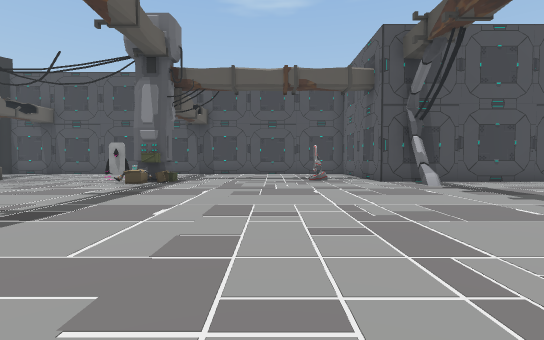
[1] (above)

16 first-person views from a walk through a Unity game level. The camera is 1.4 m above the floor, tilts 2° down and sees 85° across. The floor is counted in squares, 2 m on a side. Each view is taken from the middle of a square. On the plan, view 1 faces up. The plan holds only what a view shows up to about 10 squares ahead; the rest is blank. The player is left out.

[2]
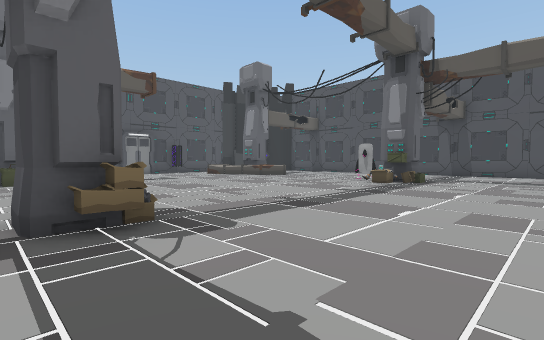

[3]
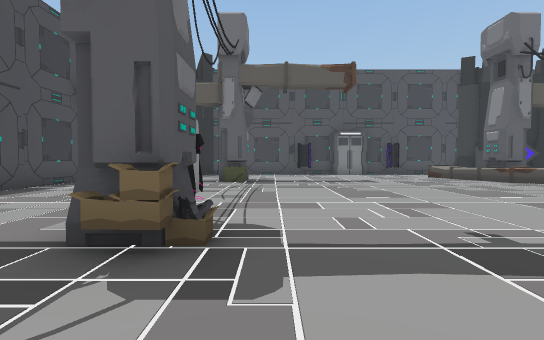

[4]
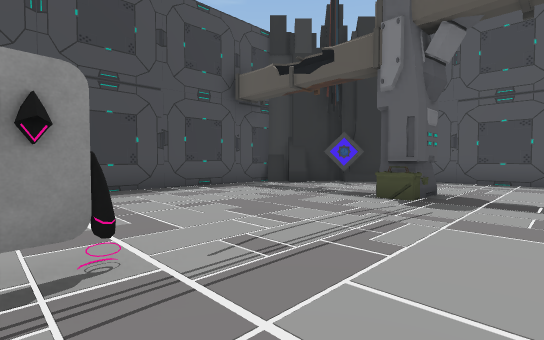

[5]
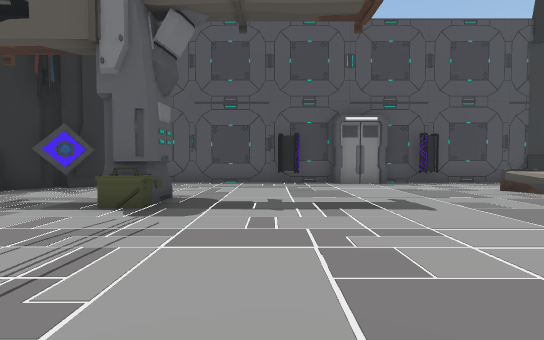

[6]
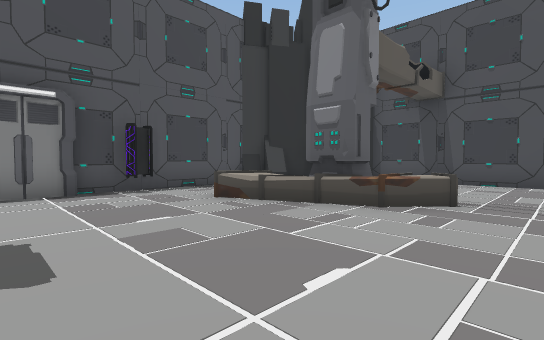

[7]
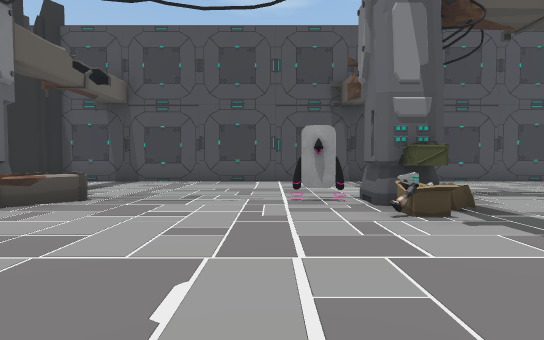

[8]
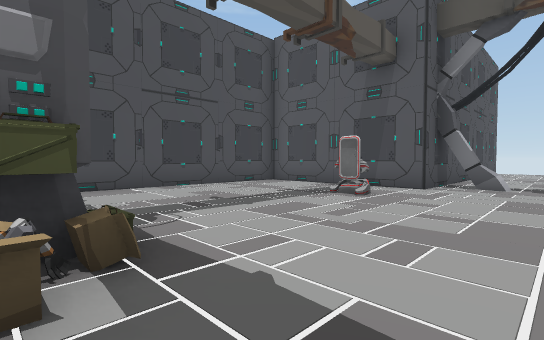

[9]
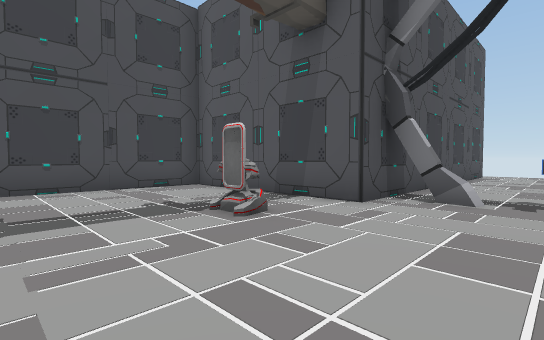

[10]
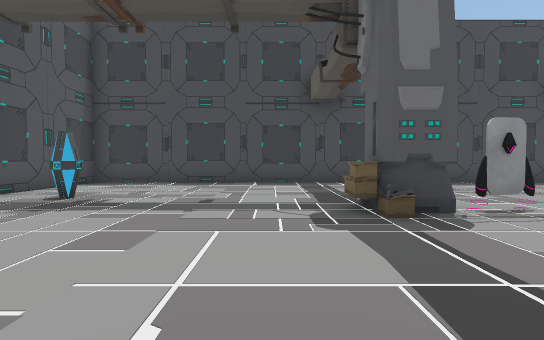

[11]
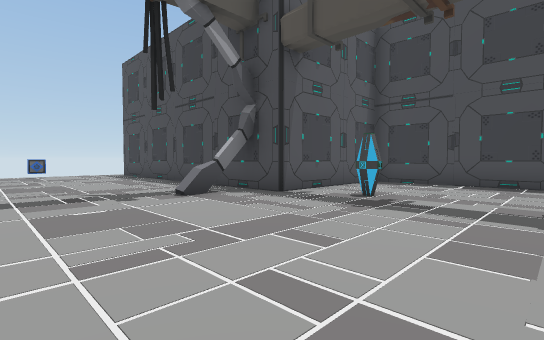

[12]
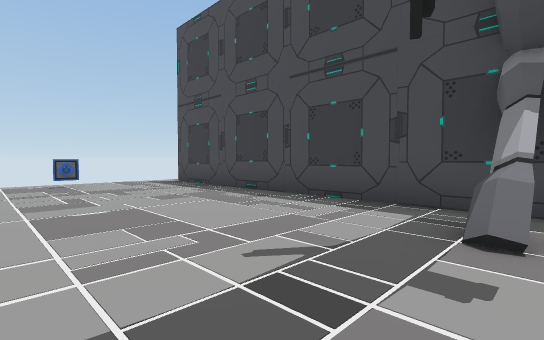

[13]
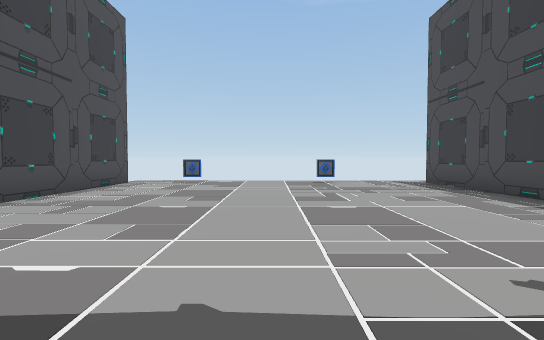

[14]
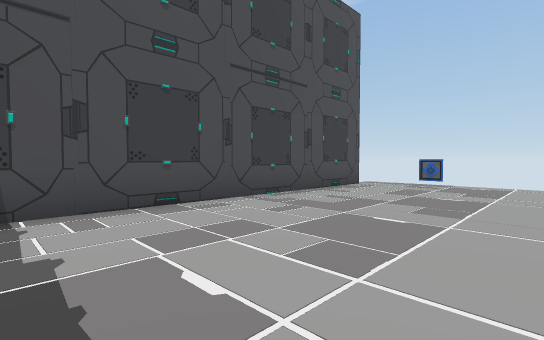

[15]
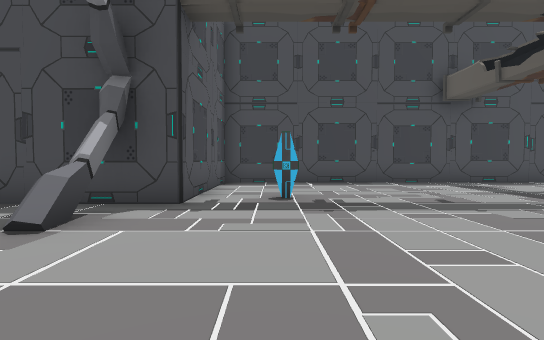

[16]
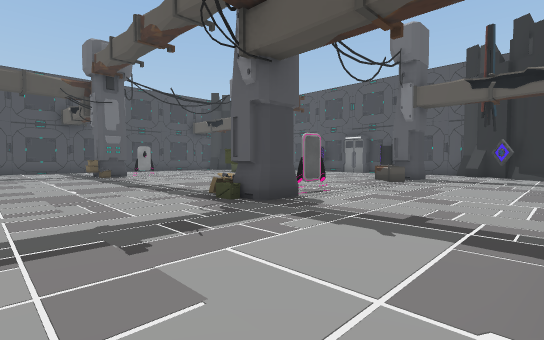

### Floor plan
Points are (right, up) in squares from view 1. A wall is a line through its corners. A room is listed if a view was taken in it or the views show most of it. See-through windows are left out.
Room 1 (views 1, 2, 3, 4, 5, 6, 7, 8, 9, 10, 11, 12, 13, 14, 15, 16)
walls: (-3.4, 9.4) (-4.4, 9.4); (-3.4, 9.5) (-4.4, 9.5) (-4.4, 10.4) (-3.4, 10.4) (-3.4, 9.5); (4.3, 2.1) (4.7, 1.7); (4.2, 1.5) (4.6, 1.1); (4.4, 0.8) (4.2, 2.1); (-10.6, 9.4) (-11.5, 9.4); (-10.6, 10.4) (-10.6, 9.5) (-11.4, 9.5); (-11.5, 1.2) (-10.6, 1.2) (-10.6, 0.3); (-14.8, 6.4) (-14.8, 4.9); (-15, 4.9) (-15, -0.2); (-12.5, -2.8) (-12, -3.4); (-12.2, -3.6) (-11.7, -4.1) (3.4, -4.1) (3.4, 0.3) (13.1, 0.3); (-12.4, -3.6) (-11.9, -4.1); (-13.3, -2.4) (-12.3, -3.5); (-14.2, -1.2) (-13.3, -2); (-14, 11.6) (-14.3, 11.1); (-12.6, 13.9) (-13.2, 12.9); (-13.7, -2.4) (-13.3, -2.7); (-14.5, 11.2) (-14.9, 10.6); (-13.8, 12.5) (-14.2, 11.8); (-14.7, 11.3) (-15, 10.7) (-15, 6.4); (12.9, 9.4) (3.4, 9.4) (3.4, 14.5) (-12.7, 14.5) (-12.9, 14.1)
low walls: (4.2, 2.1) (4.3, 2.1); (-9.1, 9.9) (-9.6, 10.3); (-9.5, 10.4) (-9.2, 10.1) (-9.9, 9.2) (-12.7, 8.2); (-9.8, 10.1) (-9.9, 9.2); (-10.5, 9.8) (-10.8, 8.8); (-11.4, 9.5) (-11.7, 8.4); (-12.1, 9.2) (-12.7, 8.1); (-12.3, 9.2) (-13, 8.5)
ways out: gap at (13, 0)
objects: other object (-13, -2); other object (-10, 1); other object (-5, 1); other object (-5, 10); other object (-4, 1); other object (-4, 9); other object (-3, 1); other object (-3, 9); other object (1, 10); other object (2, 0); other object (4, 8) to (4, 9); other object (13, 3); other object (13, 7)

Positions as (right, up) in squares from view 1, and headings:
1: (0, 0), facing up
2: (0, 0), facing up-left
3: (-1, 2), facing left
4: (-5, 3), facing down-left
5: (-6, 3), facing left
6: (-8, 5), facing up-left
7: (-6, 5), facing up
8: (-4, 7), facing up-right
9: (-1, 7), facing up-right
10: (-2, 5), facing down
11: (-1, 5), facing down-right
12: (4, 5), facing down-right
13: (4, 5), facing right
14: (5, 5), facing up-right
15: (2, 5), facing down
16: (0, 14), facing down-left
